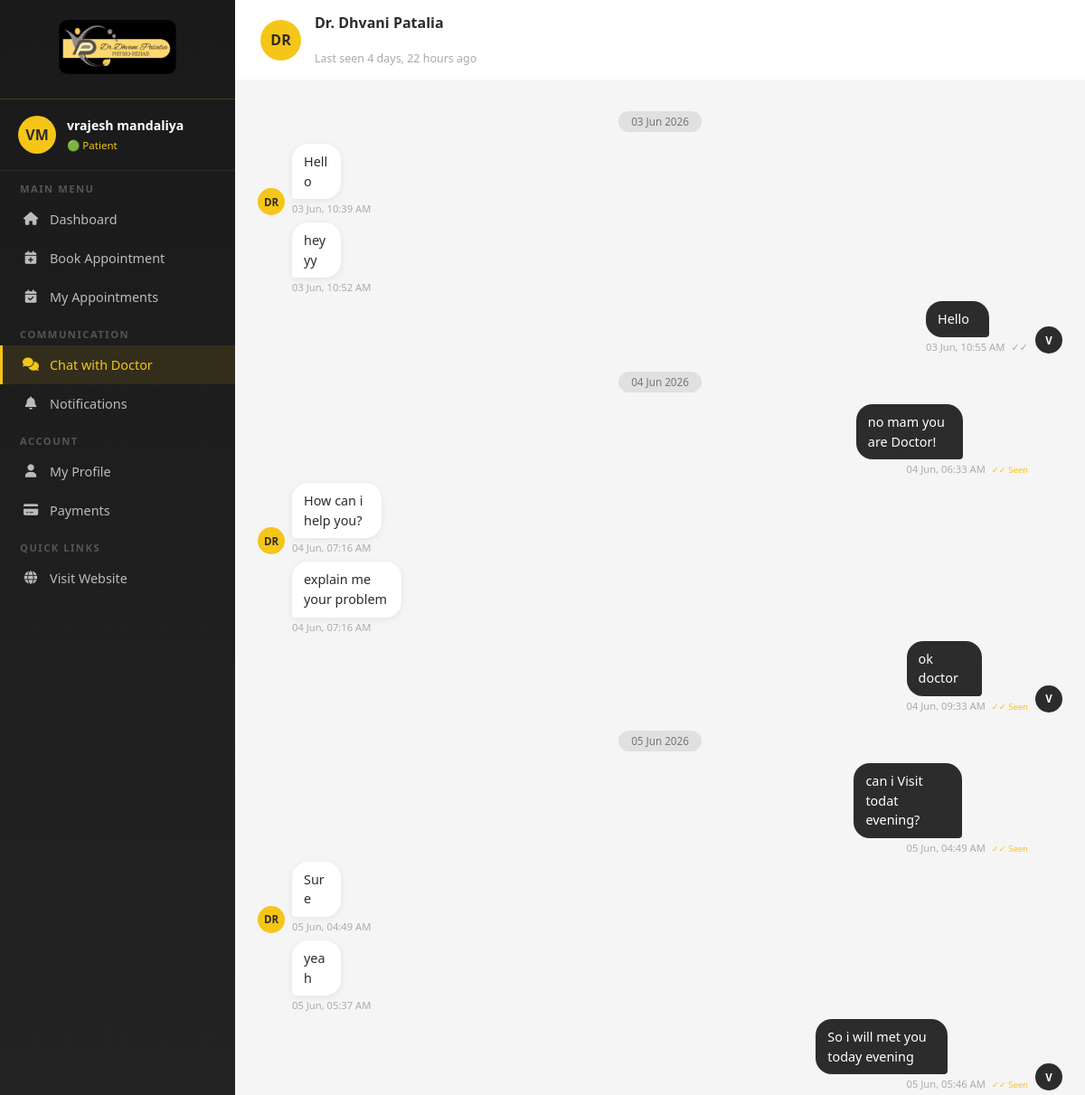
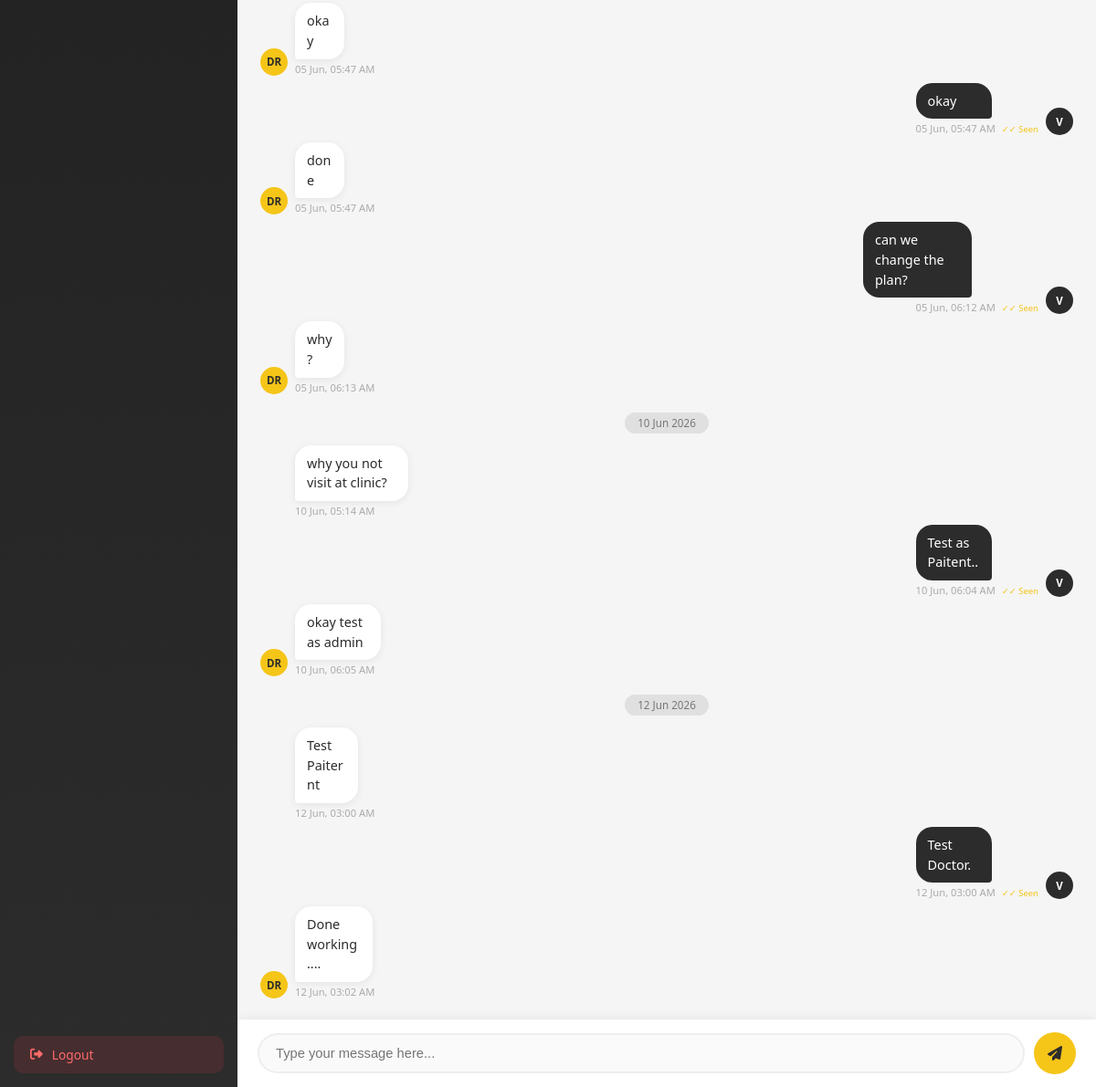
/chat/ (signed in), run on the app's committed database (2 pictures, top to bottom).
### core/models.py (models this page shows, shortened)
class UserActivity(models.Model):
    user = models.OneToOneField(User, on_delete=models.CASCADE, related_name="activity")
    last_seen = models.DateTimeField(default=timezone.now)
    is_typing = models.BooleanField(default=False)
    typing_to = models.ForeignKey(
        User,
        null=True,
        blank=True,
        on_delete=models.SET_NULL,
        related_name="typing_receivers",
    )

class Message(models.Model):
    STATUS_SENT = "sent"
    STATUS_DELIVERED = "delivered"
    STATUS_READ = "read"
    STATUS_CHOICES = [
        (STATUS_SENT, "Sent"),
        (STATUS_DELIVERED, "Delivered"),
        (STATUS_READ, "Read"),
    ]
    sender = models.ForeignKey(
        User, related_name="sent_messages", on_delete=models.CASCADE
    )
    receiver = models.ForeignKey(
        User, related_name="received_messages", on_delete=models.CASCADE
    )
    content = models.TextField()
    created_at = models.DateTimeField(auto_now_add=True)
    is_read = models.BooleanField(default=False)
    status = models.CharField(
        max_length=20, choices=STATUS_CHOICES, default=STATUS_SENT
    )

### core/views.py (the view, shortened to what this page needs)
# urls.py: path("chat/", views.client_chat, name="client_chat"),
@login_required
def client_chat(request):
    admin = get_admin_user()
    if not admin:
        return render(request, "client_chat.html", {"error": "No admin account found."})
    msgs = Message.objects.filter(
        Q(sender=request.user, receiver=admin) | Q(sender=admin, receiver=request.user)
    ).order_by("created_at")
    Message.objects.filter(sender=admin, receiver=request.user, is_read=False).update(
        is_read=True, status=Message.STATUS_READ
    )
    admin_activity = UserActivity.objects.filter(user=admin).first()
    return render(
        request,
        "client_chat.html",
        {
            "messages_list": msgs,
            "admin": admin,
            "admin_online": is_online(admin),
            "admin_last_seen": admin_activity.last_seen if admin_activity else None,
        },
    )

### core/templatetags/custom_filters.py (called while the page is built)
@register.filter
def smart_date(value):
    today = timezone.localtime().date()
    if value.date() == today:
        return "Today, " + value.strftime("%I:%M %p")
    elif value.date() == today - timedelta(days=1):
        return "Yesterday, " + value.strftime("%I:%M %p")
    return value.strftime("%d %b, %I:%M %p")

### core/views.py (called while the page is built)
def get_admin_user():
    return User.objects.filter(is_superuser=True).first()

def is_online(user):
    try:
        activity = UserActivity.objects.get(user=user)
        if not activity.last_seen:
            return False
        return activity.last_seen >= timezone.now() - timedelta(minutes=2)
    except UserActivity.DoesNotExist:
        return False

### templates/client_chat.html (shortened to what this page needs)
{% load static %}
{% load custom_filters %}
<!DOCTYPE html>
<html lang="en">
<head>
  <link href="https://cdnjs.cloudflare.com/ajax/libs/font-awesome/6.4.0/css/all.min.css" rel="stylesheet" />
</head>
<body>
            <aside class="sidebar">
            <div class="sidebar-logo">
                <img src="{% static 'images/Dhvani_Patalia.jpeg' %}" alt="Logo" />
            </div>
            <div class="sidebar-user">
                <div class="user-avatar">
                    {{ user.first_name|first|upper }}{{ user.last_name|first|upper }}
                </div>
                <div class="user-info">
                    <h4>{{ user.get_full_name|default:user.username }}</h4>
                    <span>🟢 Patient</span>
                </div>
            </div>
            <nav>
                <div class="nav-section">Main Menu</div>
                <a href="{% url 'client_dashboard' %}" class="nav-item"><i class="fas fa-home"></i> Dashboard</a>
                <a href="{% url 'book_appointment' %}" class="nav-item"><i class="fas fa-calendar-plus"></i> Book Appointment</a>
                <a href="{% url 'my_appointments' %}" class="nav-item"><i class="fas fa-calendar-check"></i> My Appointments</a>
                <div class="nav-section">Communication</div>
                <a href="{% url 'client_chat' %}" class="nav-item active"><i class="fas fa-comments"></i> Chat with Doctor</a>
                <a href="{% url 'notifications' %}" class="nav-item"><i class="fas fa-bell"></i> Notifications</a>
                <div class="nav-section">Account</div>
                <a href="{% url 'profile' %}" class="nav-item"><i class="fas fa-user"></i> My Profile</a>
                <a href="{% url 'payments' %}" class="nav-item"><i class="fas fa-credit-card"></i> Payments</a>
                <div class="nav-section">Quick Links</div>
                <a href="{% url 'home' %}" class="nav-item"><i class="fas fa-globe"></i> Visit Website</a>
            </nav>
            <a href="{% url 'logout' %}" class="logout-btn"><i class="fas fa-sign-out-alt"></i> Logout</a>
        </aside>
  <div class="main-content">
    <div class="topbar">
      <div class="doctor-avatar">
        DR
      </div>
      <div class="doctor-info">
        <h3>Dr. Dhvani Patalia</h3>
        <div id="typing-status" class="typing-indicator"></div>
        {% if admin_online %}
        <span id="online-status" class="status-online"><i class="fas fa-circle" style="font-size:0.6em;"></i>
          Online</span>
        {% else %}
        <span id="online-status" class="status-offline">Last seen {{ admin_last_seen|timesince }} ago</span>
        {% endif %}
      </div>
    </div>
    <div class="chat-area" id="chatArea">
      {% if messages_list %}
      {% for msg in messages_list %}
      {% if forloop.first %}
      <div class="date-separator">
        <span>{{ msg.created_at|date:'d M Y' }}</span>
      </div>
      {% else %}
      {% with prev_index=forloop.counter0|add:'-1' %}
      {% for prev_msg in messages_list %}
      {% if forloop.counter0 == prev_index %}
      {% if prev_msg.created_at|date:'Ymd' != msg.created_at|date:'Ymd' %}
      <div class="date-separator">
        <span>{{ msg.created_at|date:'d M Y' }}</span>
      </div>
      {% endif %}
      {% endif %}
      {% endfor %}
      {% endwith %}
      {% endif %}
      <div class="msg-row {% if msg.sender == user %}sent{% endif %}">
        {% if forloop.first %}
        <div class="msg-avatar {% if msg.sender == user %}
                    patient
                  {% else %}
                    doctor
                  {% endif %}">
          {% if msg.sender == user %}
          {{ user.first_name|first|upper }}
          {% else %}
          DR
          {% endif %}
        </div>
        {% else %}
        {% with prev_index=forloop.counter0|add:'-1' %}
        {% for prev_msg in messages_list %}
        {% if forloop.counter0 == prev_index %}
        {% if prev_msg.sender == msg.sender %}
        <div class="msg-avatar hidden"></div>
        {% else %}
        <div class="msg-avatar {% if msg.sender == user %}
                            patient
                          {% else %}
                            doctor
                          {% endif %}">
          {% if msg.sender == user %}
          {{ user.first_name|first|upper }}
          {% else %}
          DR
          {% endif %}
        </div>
        {% endif %}
        {% endif %}
        {% endfor %}
        {% endwith %}
        {% endif %}
        <div>
          <div class="msg-bubble {% if msg.sender == user %}
                    sent
                  {% else %}
                    received
                  {% endif %}">
            {{ msg.content }}
          </div>
          <div class="msg-time {% if msg.sender == user %}right{% endif %}">
            {{ msg.created_at|smart_date }}
            {% if msg.sender == user %}
            <span class="msg-status {% if msg.status == 'read' %}seen{% endif %}">
              {% if msg.status == 'sent' %}
              ✓
              {% elif msg.status == 'delivered' %}
              ✓✓
              {% elif msg.status == 'read' %}
              ✓✓ Seen
              {% endif %}
            </span>
            {% endif %}
          </div>
        </div>
      </div>
      {% endfor %}
      {% endif %}
    </div>
    <div class="chat-input">
      <form method="POST" action="{% url 'client_chat' %}">
        <div class="input-row">
          <input type="text" name="content" id="messageInput" placeholder="Type your message here..." autocomplete="off"
            required />
          <button type="submit" class="send-btn"><i class="fas fa-paper-plane"></i></button>
        </div>
      </form>
    </div>
  </div>
</body>
</html>

### templates/client_chat.html (style rules this page uses)
* { margin: 0; padding: 0; box-sizing: border-box; }
body { font-family: 'Segoe UI', sans-serif; background: #f5f5f5; display: flex; min-height: 100vh; }
.sidebar { width: 260px; height: 100vh; position: fixed; left: 0; top: 0; background: linear-gradient(180deg, #1a1a1a, #2c2c2c); overflow-y: auto; scrollbar-width: none; display: flex; flex-direction: column; }
.sidebar-logo { padding: 22px 20px; border-bottom: 1px solid rgba(245, 197, 24, 0.2); text-align: center; }
.sidebar-logo img { width: 130px; border-radius: 10px; }
.sidebar-user { padding: 18px 20px; border-bottom: 1px solid rgba(255, 255, 255, 0.08); display: flex; align-items: center; gap: 12px; }
.user-avatar { width: 42px; height: 42px; background: #f5c518; border-radius: 50%; display: flex; align-items: center; justify-content: center; font-weight: 800; color: #2c2c2c; flex-shrink: 0; }
.user-info h4 { color: white; font-size: 0.88em; }
.user-info span { color: #f5c518; font-size: 0.72em; }
.nav-section { padding: 12px 22px 5px; color: #555; font-size: 0.7em; text-transform: uppercase; letter-spacing: 1.5px; font-weight: 700; }
.nav-item { display: flex; align-items: center; gap: 12px; padding: 12px 22px; color: #bbb; text-decoration: none; font-size: 0.9em; transition: all 0.3s; border-left: 3px solid transparent; }
.nav-item:hover, .nav-item.active { background: rgba(245, 197, 24, 0.1); color: #f5c518; border-left-color: #f5c518; }
.nav-item i { width: 18px; text-align: center; }
.logout-btn { margin: 15px; display: flex; align-items: center; gap: 10px; padding: 11px 18px; background: rgba(220, 53, 69, 0.15); color: #ff6b6b; border-radius: 10px; text-decoration: none; font-size: 0.86em; margin-top: auto; }
.main-content { margin-left: 260px; flex: 1; display: flex; flex-direction: column; height: 100vh; overflow: hidden; }
.topbar { background: white; padding: 14px 28px; display: flex; align-items: center; gap: 15px; box-shadow: 0 2px 10px rgba(0, 0, 0, 0.06); flex-shrink: 0; }
.doctor-avatar { width: 45px; height: 45px; background: #f5c518; border-radius: 50%; display: flex; align-items: center; justify-content: center; font-weight: 800; color: #2c2c2c; font-size: 1em; flex-shrink: 0; position: relative; }
.doctor-info h3 { font-size: 1em; font-weight: 700; color: #2c2c2c; }
.doctor-info .status-offline { font-size: 0.78em; color: #aaa; }
.typing-indicator { font-size: 0.78em; color: #f5c518; font-style: italic; min-height: 16px; }
.chat-area { flex: 1; overflow-y: auto; padding: 20px 25px; display: flex; flex-direction: column; gap: 2px; background: #f5f5f5; scroll-behavior: smooth; }
.date-separator { text-align: center; margin: 14px 0 10px; }
.date-separator span { background: #e0e0e0; color: #777; font-size: 0.73em; padding: 4px 14px; border-radius: 20px; font-weight: 500; }
.msg-row { display: flex; align-items: flex-end; gap: 8px; margin: 3px 0; }
.msg-row.sent { flex-direction: row-reverse; }
.msg-avatar { width: 30px; height: 30px; border-radius: 50%; display: flex; align-items: center; justify-content: center; font-weight: 700; font-size: 0.72em; flex-shrink: 0; }
.msg-avatar.doctor { background: #f5c518; color: #2c2c2c; }
.msg-avatar.patient { background: #2c2c2c; color: white; }
.msg-bubble { max-width: 62%; padding: 9px 13px; font-size: 0.9em; line-height: 1.5; position: relative; word-break: break-word; }
.msg-bubble.received { background: white; color: #2c2c2c; border-radius: 18px 18px 18px 4px; box-shadow: 0 2px 8px rgba(0, 0, 0, 0.07); }
.msg-bubble.sent { background: #2c2c2c; color: white; border-radius: 18px 18px 4px 18px; }
.msg-time { font-size: 0.7em; color: #aaa; margin-top: 3px; }
.msg-time.right { text-align: right; }
.msg-status { margin-left: 4px; }
.msg-status.seen { color: #f5c518; font-size: 0.85em; }
.chat-input { background: white; padding: 14px 22px; box-shadow: 0 -2px 10px rgba(0, 0, 0, 0.06); flex-shrink: 0; }
.input-row { display: flex; gap: 10px; align-items: center; }
.input-row input { flex: 1; padding: 12px 18px; border: 2px solid #eee; border-radius: 25px; font-size: 0.92em; outline: none; transition: all 0.3s; background: #fafafa; }
.send-btn { width: 46px; height: 46px; background: #f5c518; color: #2c2c2c; border: none; border-radius: 50%; cursor: pointer; font-size: 1em; transition: all 0.3s; display: flex; align-items: center; justify-content: center; flex-shrink: 0; }

### data on the page
UserActivity: last_seen "4 days, 22 hours"
Message: created_at "03 Jun 2026", shows "DR", content "Hello", created_at|smart_date "03 Jun, 10:39 AM"
Message: content "heyyy", created_at|smart_date "03 Jun, 10:52 AM"
Message: content "Hello", created_at|smart_date "03 Jun, 10:55 AM"
Message: created_at "04 Jun 2026", content "no mam you are Doctor!", created_at|smart_date "04 Jun, 06:33 AM", status "✓✓ Seen", shows "DR"
Message: content "How can i help you?", created_at|smart_date "04 Jun, 07:16 AM"
Message: content "explain me your problem", created_at|smart_date "04 Jun, 07:16 AM"
Message: content "ok doctor", created_at|smart_date "04 Jun, 09:33 AM", status "✓✓ Seen"
Message: created_at "05 Jun 2026", content "can i Visit todat evening?", created_at|smart_date "05 Jun, 04:49 AM", status "✓✓ Seen", shows "DR"
Message: content "Sure", created_at|smart_date "05 Jun, 04:49 AM"
Message: content "yeah", created_at|smart_date "05 Jun, 05:37 AM"
Message: content "So i will met you today evening", created_at|smart_date "05 Jun, 05:46 AM", status "✓✓ Seen", shows "DR"
Message: content "okay", created_at|smart_date "05 Jun, 05:47 AM"
Message: content "okay", created_at|smart_date "05 Jun, 05:47 AM", status "✓✓ Seen", shows "DR"
Message: content "done", created_at|smart_date "05 Jun, 05:47 AM"
Message: content "can we change the plan?", created_at|smart_date "05 Jun, 06:12 AM", status "✓✓ Seen", shows "DR"
Message: content "why?", created_at|smart_date "05 Jun, 06:13 AM"
Message: created_at "10 Jun 2026", content "why you not visit at clinic?", created_at|smart_date "10 Jun, 05:14 AM"
Message: content "Test as Paitent..", created_at|smart_date "10 Jun, 06:04 AM", status "✓✓ Seen", shows "DR"
Message: content "okay test as admin", created_at|smart_date "10 Jun, 06:05 AM"
Message: created_at "12 Jun 2026", content "Test Paiternt", created_at|smart_date "12 Jun, 03:00 AM"
Message: content "Test Doctor.", created_at|smart_date "12 Jun, 03:00 AM", status "✓✓ Seen", shows "DR"
Message: content "Done working....", created_at|smart_date "12 Jun, 03:02 AM"

### other printed values
{{ user.first_name|first|upper }} "V"
{{ user.last_name|first|upper }} "M"
{{ user.get_full_name|default:user.username }} "vrajesh mandaliya"
